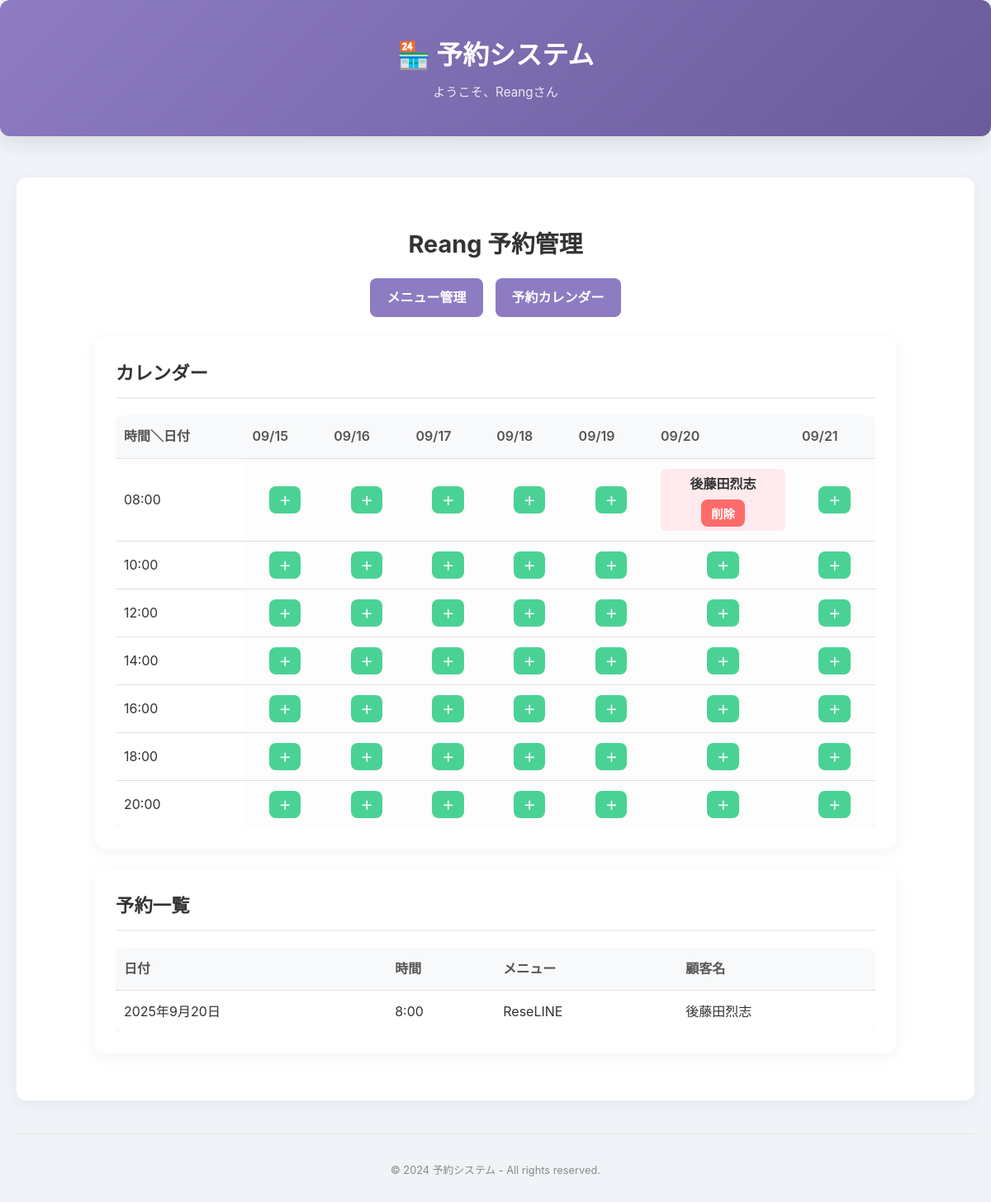
Page /owner/reserve/ (signed in) on the committed database.
### reservations/models.py (models this page shows, shortened)
class CustomUser(AbstractUser):
    USER_ROLES = [
        ('customer', '顧客'),
        ('owner', '事業者'),
        ('developer', '開発者'),
    ]
    email = models.EmailField(unique=True)
    phone = models.CharField(max_length=20, verbose_name='電話番号', default='')
    role = models.CharField(max_length=20, choices=USER_ROLES, default='customer', verbose_name='ユーザー種別')
    USERNAME_FIELD = 'email'
    REQUIRED_FIELDS = ['username']

class Tenant(models.Model):
    name = models.CharField(max_length=100, verbose_name='店舗名')
    slug = models.SlugField(max_length=100, unique=True, blank=True, null=True, verbose_name='URL識別子')
    owner = models.ForeignKey(settings.AUTH_USER_MODEL, on_delete=models.CASCADE, related_name='tenants', verbose_name='オーナー')
    start_time = models.TimeField(default=time(8, 0), help_text='営業開始時間')
    end_time = models.TimeField(default=time(20, 0), help_text='営業終了時間')
    slot_duration = models.IntegerField(
        default=60,
        validators=[MinValueValidator(15), MaxValueValidator(240)],
        help_text='予約枠の長さ（分）15-240分'
    )
    advance_hours = models.IntegerField(
        default=4,
        validators=[MinValueValidator(0), MaxValueValidator(168)],
        help_text='予約可能になる時間（現在時刻から何時間後）0-168時間'
    )
    monday_open = models.BooleanField(default=True, verbose_name='月曜日営業')
    tuesday_open = models.BooleanField(default=True, verbose_name='火曜日営業')
    wednesday_open = models.BooleanField(default=True, verbose_name='水曜日営業')
    thursday_open = models.BooleanField(default=True, verbose_name='木曜日営業')
    friday_open = models.BooleanField(default=True, verbose_name='金曜日営業')
    saturday_open = models.BooleanField(default=True, verbose_name='土曜日営業')
    sunday_open = models.BooleanField(default=True, verbose_name='日曜日営業')
    created_at = models.DateTimeField(auto_now_add=True, verbose_name='作成日時')
    updated_at = models.DateTimeField(auto_now=True, verbose_name='更新日時')
    class Meta:
        verbose_name = 'テナント'
        verbose_name_plural = 'テナント'
        ordering = ['name']

class Reservation(models.Model):
    tenant = models.ForeignKey(Tenant, on_delete=models.CASCADE, related_name='reservations', verbose_name='テナント')
    menu = models.ForeignKey(Menu, on_delete=models.SET_NULL, null=True, blank=True, related_name='reservations', verbose_name='メニュー')
    customer_name = models.CharField(max_length=100, verbose_name='顧客名')
    customer_phone = models.CharField(max_length=20, verbose_name='電話番号', default='')
    date = models.DateField(verbose_name='予約日')
    time_slot = models.TimeField(verbose_name='予約時間')
    created_at = models.DateTimeField(auto_now_add=True, verbose_name='予約作成日時')
    class Meta:
        verbose_name = '予約'
        verbose_name_plural = '予約'
        ordering = ['-date', '-time_slot']
        unique_together = ['tenant', 'date', 'time_slot']  # 重複予約防止
        indexes = [
            models.Index(fields=['tenant', 'date']),
            models.Index(fields=['date', 'time_slot']),
        ]

class Menu(models.Model):
    tenant = models.ForeignKey(Tenant, on_delete=models.CASCADE, related_name='menus', verbose_name='テナント')
    name = models.CharField(max_length=100, verbose_name='メニュー名')
    description = models.TextField(blank=True, verbose_name='説明')
    price = models.DecimalField(
        max_digits=8,
        decimal_places=2,
        null=True,
        blank=True,
        validators=[MinValueValidator(0)],
        verbose_name='価格'
    )
    is_active = models.BooleanField(default=True, verbose_name='有効')
    created_at = models.DateTimeField(auto_now_add=True, verbose_name='作成日時')
    class Meta:
        verbose_name = 'メニュー'
        verbose_name_plural = 'メニュー'
        ordering = ['name']
        unique_together = ['tenant', 'name']  # 同一テナント内でのメニュー名重複防止

### reservations/views_owner.py (the view, shortened to what this page needs)
# urls.py: path('owner/reserve/', views_owner.owner_reserve_list, name='owner_reserve_list'),
@role_required(['owner', 'developer'])
def owner_reserve_list(request):
    if hasattr(request.user, 'role') and request.user.role == 'developer':
        tenant_id = request.GET.get('tenant_id')
        if tenant_id:
            tenant = Tenant.objects.filter(id=tenant_id).first()
        else:
            return redirect('developer_tenant_list')
    else:
        tenant = Tenant.objects.filter(owner=request.user).first()
    if not tenant:
        return render(request, 'reservations/owner_no_tenant.html')
    week_offset = int(request.GET.get('week_offset', 0))
    today = datetime.today().date()
    start_of_week = today - timedelta(days=today.weekday()) + timedelta(weeks=week_offset)
    week_days = [start_of_week + timedelta(days=i) for i in range(7)]
    time_slots = [time(hour=h) for h in range(8, 21, 2)]
    reservations = Reservation.objects.filter(tenant=tenant, date__in=week_days)
    res_dict = {f"{r.date.strftime('%Y-%m-%d')}_{r.time_slot.strftime('%H:%M')}": r for r in reservations}
    calendar_rows = []
    for slot in time_slots:
        row = []
        for day in week_days:
            key = f"{day.strftime('%Y-%m-%d')}_{slot.strftime('%H:%M')}"
            reservation = res_dict.get(key)
            row.append({'slot': slot, 'reservation': reservation, 'day': day})
        calendar_rows.append(row)
    menus = Menu.objects.filter(tenant=tenant)
    if request.method == 'POST' and request.POST.get('action') == 'delete':
        reserve_id = request.POST.get('reserve_id')
        reservation = Reservation.objects.filter(id=reserve_id, tenant=tenant).first()
        if reservation:
            reservation.delete()
        return redirect('owner_reserve_list')
    all_reservations = Reservation.objects.filter(tenant=tenant).order_by('-date', '-time_slot')
    context = {
        'tenant': tenant,
        'week_days': week_days,
        'time_slots': time_slots,
        'calendar_rows': calendar_rows,
        'menus': menus,
        'reservations': all_reservations,
    }
    return render(request, 'reservations/owner_reserve_list.html', context)

### reservations/templates/reservations/owner_reserve_list.html (shortened to what this page needs)
{% extends 'base.html' %}
{% block content %}
<div class="container">
    <div class="header">
        <h1>{{ tenant.name }} 予約管理</h1>
        <div class="button-group">
            <a href="{% url 'owner_menu_list_by_tenant' tenant.slug %}" class="btn btn-primary">メニュー管理</a>
            <a href="{% url 'owner_reserve_list_by_tenant' tenant.slug %}" class="btn btn-primary">予約カレンダー</a>
        </div>
    </div>
    <div class="main-content">
        <div class="card calendar-card">
            <h2>カレンダー</h2>
            <div class="table-container">
                <table>
                    <thead>
                        <tr>
                            <th>時間＼日付</th>
                            {% for day in week_days %}
                            <th>{{ day|date:'m/d' }}</th>
                            {% endfor %}
                        </tr>
                    </thead>
                    <tbody>
                        {% for row in calendar_rows %}
                        <tr>
                            <td>{{ row.0.slot|time:'H:i' }}</td>
                            {% for cell in row %}
                            <td class="calendar-cell">
                                {% if cell.reservation %}
                                <div class="reserved">
                                    <span class="customer-name">{{ cell.reservation.customer_name|escape }}</span>
                                    <form method="post" style="display:inline;">
                                        <button type="submit" class="btn btn-danger btn-sm" onclick="return confirm('本当に削除しますか？');">削除</button>
                                    </form>
                                </div>
                                {% else %}
                                <button class="btn btn-success btn-sm" onclick="showAddForm('{{ cell.day|date:'Y-m-d' }}','{{ cell.slot|time:'H:i' }}')">＋</button>
                                {% endif %}
                            </td>
                            {% endfor %}
                        </tr>
                        {% endfor %}
                    </tbody>
                </table>
            </div>
        </div>
        <div class="card list-card">
            <h2>予約一覧</h2>
            <div class="table-container">
                <table>
                    <thead>
                        <tr>
                            <th>日付</th>
                            <th>時間</th>
                            <th>メニュー</th>
                            <th>顧客名</th>
                        </tr>
                    </thead>
                    <tbody>
                        {% for r in reservations %}
                        <tr>
                            <td>{{ r.date }}</td>
                            <td>{{ r.time_slot }}</td>
                            <td>{% if r.menu %}{{ r.menu.name|escape }}{% endif %}</td>
                            <td>{{ r.customer_name|escape }}</td>
                        </tr>
                        {% empty %}
                        <tr>
                            <td colspan="4" class="no-data">予約はありません</td>
                        </tr>
                        {% endfor %}
                    </tbody>
                </table>
            </div>
        </div>
    </div>
</div>
{% endblock %}

### reservations/templates/base.html (shortened to what this page needs)
<!DOCTYPE html>
<html lang="ja">
<head>
</head>
<body>
    {% if not hide_header %}
    <div class="header-nav">
        <h1>{% block header %}🏪 予約システム{% endblock %}</h1>
        {% if user.is_authenticated %}
            <p>ようこそ、{{ user.username|escape }}さん</p>
        {% endif %}
    </div>
    {% endif %}
    <div class="main-container">
        <div class="card">
            {% block content %}{% endblock %}
        </div>
        {% block footer %}
        <div style="margin-top: 40px; padding-top: 20px; border-top: 1px solid #E0E0E0; text-align: center; color: var(--color-medium-gray); font-size: 0.8rem;">
            <p>© 2024 予約システム - All rights reserved.</p>
        </div>
        {% endblock %}
    </div>
</body>
</html>

### reservations/templates/base.html (style rules this page uses)
:root { --color-primary: #8E7CC3; --color-secondary: #E0E0E0; --color-success: #4AD295; --color-danger: #E55C5C; --color-warning: #FFC107; --color-info: #5BC0DE; --color-black: #333333; --color-dark-gray: #555555; --color-medium-gray: #888888; --color-light-gray: #F0F4F8; --color-white: #FFFFFF; --shadow-sm: 0 2px 8px rgba(0, 0, 0, 0.05); --shadow-md: 0 4px 15px rgba(0, 0, 0, 0.08); --shadow-lg: 0 8px 25px rgba(0, 0, 0, 0.1); }
* { box-sizing: border-box; }
body { font-family: 'Noto Sans JP', sans-serif; margin: 0; padding: 0; background-color: var(--color-light-gray); color: var(--color-black); line-height: 1.7; }
.main-container { max-width: 1200px; margin: 0 auto; padding: 20px; }
.card { background: var(--color-white); border-radius: 12px; box-shadow: var(--shadow-md); padding: 30px; }
.header-nav { background: linear-gradient(135deg, var(--color-primary) 0%, #6A5B9C 100%); color: var(--color-white); padding: 40px 20px; margin-bottom: 30px; border-radius: 12px; text-align: center; box-shadow: var(--shadow-lg); }
.header-nav h1 { color: var(--color-white); font-size: 2rem; margin: 0; font-weight: 700; }
.header-nav p { margin: 5px 0 0; font-size: 0.95rem; color: rgba(255, 255, 255, 0.85); }
h1, h2, h3, h4, h5, h6 { color: var(--color-black); margin-top: 0; }
.btn { display: inline-flex; align-items: center; gap: 8px; padding: 12px 20px; border: none; border-radius: 8px; text-decoration: none; font-weight: 600; cursor: pointer; transition: all 0.3s cubic-bezier(0.25, 0.8, 0.25, 1); }
.btn-primary { background: var(--color-primary); color: white; }
.btn-success { background: var(--color-success); color: white; }
.btn-danger { background: var(--color-danger); color: white; }
.table-container { overflow-x: auto; }
table { border-collapse: collapse; width: 100%; min-width: 600px; border-radius: 12px; overflow: hidden; box-shadow: var(--shadow-sm); margin: 0; }
th, td { padding: 15px; border-bottom: 1px solid #E0E0E0; text-align: left; }
th { background: var(--color-light-gray); color: var(--color-dark-gray); font-weight: 600; }
tr:last-child td { border-bottom: none; }

### reservations/templates/reservations/owner_reserve_list.html (style rules this page uses)
body { background-color: #F0F4F8; font-family: -apple-system, BlinkMacSystemFont, "Segoe UI", Roboto, "Helvetica Neue", Arial, "Noto Sans", sans-serif; color: #333; }
.container { max-width: 1000px; margin: 32px auto; padding: 0 15px; }
.header { text-align: center; margin-bottom: 24px; }
.header h1 { font-size: 1.8rem; color: #333; margin-bottom: 1rem; }
.button-group { display: flex; justify-content: center; gap: 15px; flex-wrap: wrap; }
.main-content { display: flex; gap: 25px; flex-wrap: wrap; }
.card { flex: 1 1 450px; background: #fff; padding: 25px; border-radius: 12px; box-shadow: 0 4px 20px rgba(0,0,0,0.05); }
.card h2 { font-size: 1.4rem; margin-bottom: 20px; border-bottom: 2px solid #EEE; padding-bottom: 10px; }
.btn { padding: 10px 20px; border-radius: 8px; font-weight: 600; text-decoration: none; transition: all 0.3s ease; border: none; cursor: pointer; text-align: center; }
.btn-primary { background-color: #8E7CC3; color: #fff; }
.btn-success { background-color: #4AD295; color: #fff; }
.btn-danger { background-color: #FF6B6B; color: #fff; }
.btn-sm { padding: 6px 12px; font-size: 0.9em; }
.table-container { overflow-x: auto; }
table { width: 100%; border-collapse: collapse; min-width: 600px; }
th, td { padding: 12px 10px; text-align: left; border-bottom: 1px solid #E0E0E0; }
th { background-color: #F8F9FA; font-weight: 600; color: #555; white-space: nowrap; }
.calendar-cell { text-align: center; background-color: #FDFDFD; transition: background-color 0.2s ease; }
.reserved { background-color: #FFEBEE; border-radius: 6px; padding: 5px; display: flex; flex-direction: column; align-items: center; gap: 5px; }
.customer-name { font-weight: 600; }

### rows in the picture
CustomUser: username "Reang"
Tenant: name "Reang"
Reservation: reservation.customer_name "後藤田烈志", date "2025年9月20日", time_slot "8:00", menu.name "ReseLINE", customer_name "後藤田烈志"

### other values in the picture
{{ day|date:'m/d' }} "09/15" "09/16" "09/17" "09/18" "09/19" "09/20" "09/21"
{{ row.0.slot|time:'H:i' }} "08:00" "10:00" "12:00" "14:00" "16:00" "18:00" "20:00"
